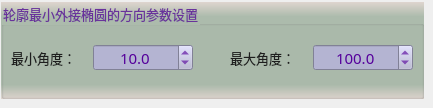
        <widget class="QWidget" name="page_15">
         <widget class="QGroupBox" name="groupParam_15">
          <property name="geometry">
           <rect>
            <x>1</x>
            <y>2</y>
            <width>423</width>
            <height>97</height>
           </rect>
          </property>
          <property name="font">
           <font>
            <family>微软雅黑</family>
            <pointsize>10</pointsize>
           </font>
          </property>
          <property name="styleSheet">
           <string notr="true">background-color: qlineargradient(x1:0, y1:0, x2:0, y2:1, stop:0 #dfd5cf, stop: 0.15 #acbbac, stop: 0.85 #acbbac,stop:1 #dfd5cf);
color: rgb(105, 50, 155);</string>
          </property>
          <property name="title">
           <string>轮廓最小外接椭圆的方向参数设置</string>
          </property>
          <widget class="QDoubleSpinBox" name="spinMinEllipsePhi">
           <property name="geometry">
            <rect>
             <x>92</x>
             <y>42</y>
             <width>100</width>
             <height>27</height>
            </rect>
           </property>
           <property name="font">
            <font>
             <family>微软雅黑</family>
             <pointsize>11</pointsize>
            </font>
           </property>
           <property name="styleSheet">
            <string notr="true">QWidget{color: rgb(85, 0, 155);background-color: rgb(180, 180, 210);}
QDoubleSpinBox::up-button{
    border:transparent;
}
QDoubleSpinBox::down-button{
    border:transparent;
}
QDoubleSpinBox::up-arrow{
    image:url(:/resource/up.png);
}
QDoubleSpinBox::down-arrow{
    image:url(:/resource/down.png);
}</string>
           </property>
           <property name="alignment">
            <set>Qt::AlignCenter</set>
           </property>
           <property name="decimals">
            <number>1</number>
           </property>
           <property name="minimum">
            <double>0.000000000000000</double>
           </property>
           <property name="maximum">
            <double>359.899999999999977</double>
           </property>
           <property name="singleStep">
            <double>0.100000000000000</double>
           </property>
           <property name="value">
            <double>10.000000000000000</double>
           </property>
          </widget>
          <widget class="QLabel" name="label_41">
           <property name="geometry">
            <rect>
             <x>229</x>
             <y>46</y>
             <width>81</width>
             <height>19</height>
            </rect>
           </property>
           <property name="font">
            <font>
             <family>微软雅黑</family>
             <pointsize>10</pointsize>
             <weight>50</weight>
             <bold>false</bold>
            </font>
           </property>
           <property name="styleSheet">
            <string notr="true">color: rgb(30, 30, 30);
background: transparent;</string>
           </property>
           <property name="text">
            <string>最大角度：</string>
           </property>
          </widget>
          <widget class="QLabel" name="label_42">
           <property name="geometry">
            <rect>
             <x>10</x>
             <y>46</y>
             <width>81</width>
             <height>19</height>
            </rect>
           </property>
           <property name="font">
            <font>
             <family>微软雅黑</family>
             <pointsize>10</pointsize>
             <weight>50</weight>
             <bold>false</bold>
            </font>
           </property>
           <property name="styleSheet">
            <string notr="true">color: rgb(30, 30, 30);
background: transparent;</string>
           </property>
           <property name="text">
            <string>最小角度：</string>
           </property>
          </widget>
          <widget class="QDoubleSpinBox" name="spinMaxEllipsePhi">
           <property name="geometry">
            <rect>
             <x>312</x>
             <y>42</y>
             <width>100</width>
             <height>27</height>
            </rect>
           </property>
           <property name="font">
            <font>
             <family>微软雅黑</family>
             <pointsize>11</pointsize>
            </font>
           </property>
           <property name="styleSheet">
            <string notr="true">QWidget{color: rgb(85, 0, 155);background-color: rgb(180, 180, 210);}
QDoubleSpinBox::up-button{
    border:transparent;
}
QDoubleSpinBox::down-button{
    border:transparent;
}
QDoubleSpinBox::up-arrow{
    image:url(:/resource/up.png);
}
QDoubleSpinBox::down-arrow{
    image:url(:/resource/down.png);
}</string>
           </property>
           <property name="alignment">
            <set>Qt::AlignCenter</set>
           </property>
           <property name="decimals">
            <number>1</number>
           </property>
           <property name="minimum">
            <double>0.100000000000000</double>
           </property>
           <property name="maximum">
            <double>360.000000000000000</double>
           </property>
           <property name="singleStep">
            <double>0.100000000000000</double>
           </property>
           <property name="value">
            <double>100.000000000000000</double>
           </property>
          </widget>
         </widget>
        </widget>
